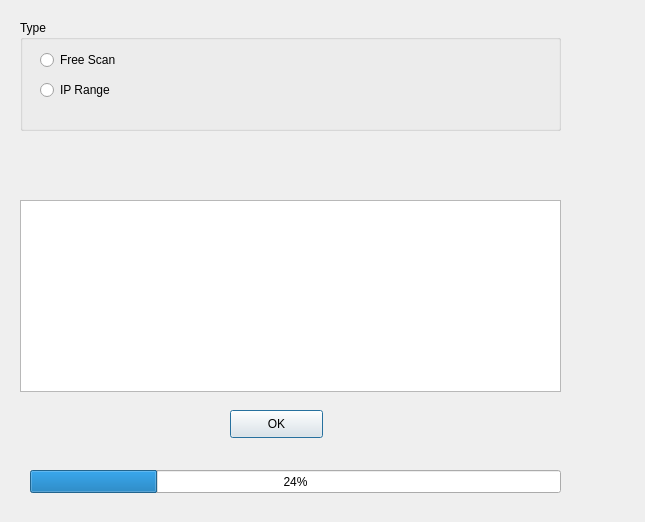
<?xml version="1.0" encoding="UTF-8"?>
<ui version="4.0">
 <class>Dialog</class>
 <widget class="QDialog" name="Dialog">
  <property name="geometry">
   <rect>
    <x>0</x>
    <y>0</y>
    <width>645</width>
    <height>522</height>
   </rect>
  </property>
  <property name="windowTitle">
   <string>Dialog</string>
  </property>
  <widget class="QGroupBox" name="groupBox">
   <property name="geometry">
    <rect>
     <x>20</x>
     <y>20</y>
     <width>541</width>
     <height>111</height>
    </rect>
   </property>
   <property name="title">
    <string>Type</string>
   </property>
   <widget class="QRadioButton" name="radioButton">
    <property name="geometry">
     <rect>
      <x>20</x>
      <y>30</y>
      <width>95</width>
      <height>20</height>
     </rect>
    </property>
    <property name="text">
     <string>Free Scan</string>
    </property>
   </widget>
   <widget class="QRadioButton" name="radioButton_2">
    <property name="geometry">
     <rect>
      <x>20</x>
      <y>60</y>
      <width>95</width>
      <height>20</height>
     </rect>
    </property>
    <property name="text">
     <string>IP Range</string>
    </property>
   </widget>
  </widget>
  <widget class="QPushButton" name="OK_button">
   <property name="enabled">
    <bool>true</bool>
   </property>
   <property name="geometry">
    <rect>
     <x>230</x>
     <y>410</y>
     <width>93</width>
     <height>28</height>
    </rect>
   </property>
   <property name="text">
    <string>OK</string>
   </property>
  </widget>
  <widget class="QListView" name="listResult">
   <property name="geometry">
    <rect>
     <x>20</x>
     <y>200</y>
     <width>541</width>
     <height>192</height>
    </rect>
   </property>
  </widget>
  <widget class="QProgressBar" name="progressBar">
   <property name="geometry">
    <rect>
     <x>30</x>
     <y>470</y>
     <width>531</width>
     <height>23</height>
    </rect>
   </property>
   <property name="value">
    <number>24</number>
   </property>
  </widget>
 </widget>
 <resources/>
 <connections/>
</ui>
